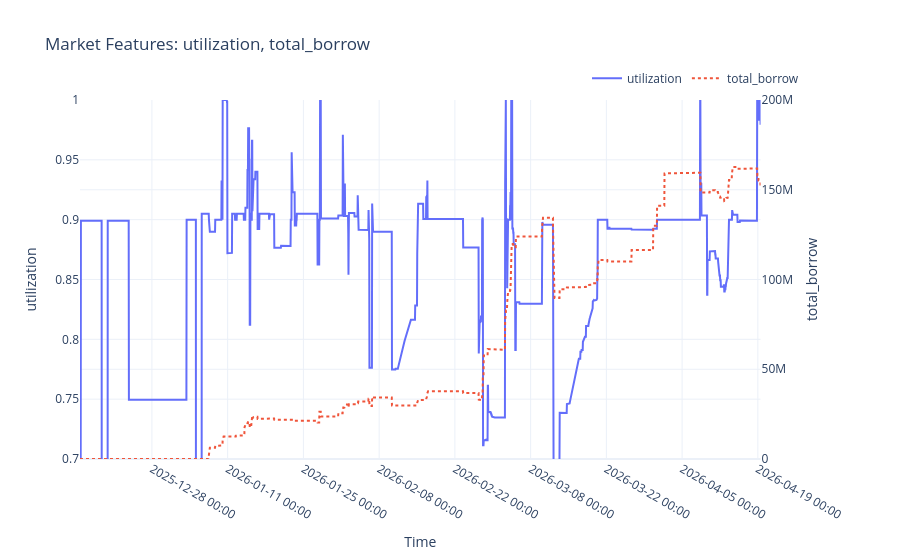

The notebook cell this image was saved under:
### Code cell
plot_market_features(
    market_df,
    ["utilization", "total_borrow"],
    y_ranges={
        "total_supply": [0,200_000_000],
        "total_borrow": [0,200_000_000],
        "utilization": [0.7, 1]
    }
)

### Figure 1 — Plotly figure (JSON) as saved in the notebook; plotly's stock layout.template omitted (floating-point values rounded to 4 significant figures; data arrays with more than 128 entries replaced by an {"elided": "..."} marker saying what was removed)
{"data": [{"line": {"color": "#636EFA", "width": 2}, "mode": "lines", "name": "utilization", "type": "scatter", "x": {"elided": "3020 str values"}, "xaxis": "x", "y": {"elided": "3020 float values"}, "yaxis": "y"}, {"line": {"color": "#EF553B", "dash": "dot", "width": 2}, "mode": "lines", "name": "total_borrow", "type": "scatter", "x": {"elided": "3020 str values"}, "xaxis": "x", "y": {"elided": "3020 float values"}, "yaxis": "y2"}], "layout": {"hovermode": "x unified", "legend": {"orientation": "h", "x": 1, "xanchor": "right", "y": 1.02, "yanchor": "bottom"}, "title": {"text": "Market Features: utilization, total_borrow"}, "xaxis": {"anchor": "y", "domain": [0, 0.94], "tickformat": "%Y-%m-%d %H:%M", "title": {"text": "Time"}}, "yaxis": {"anchor": "x", "domain": [0, 1], "range": [0.7, 1], "title": {"text": "utilization"}}, "yaxis2": {"anchor": "x", "overlaying": "y", "range": [0, 200000000], "side": "right", "title": {"text": "total_borrow"}}}}
